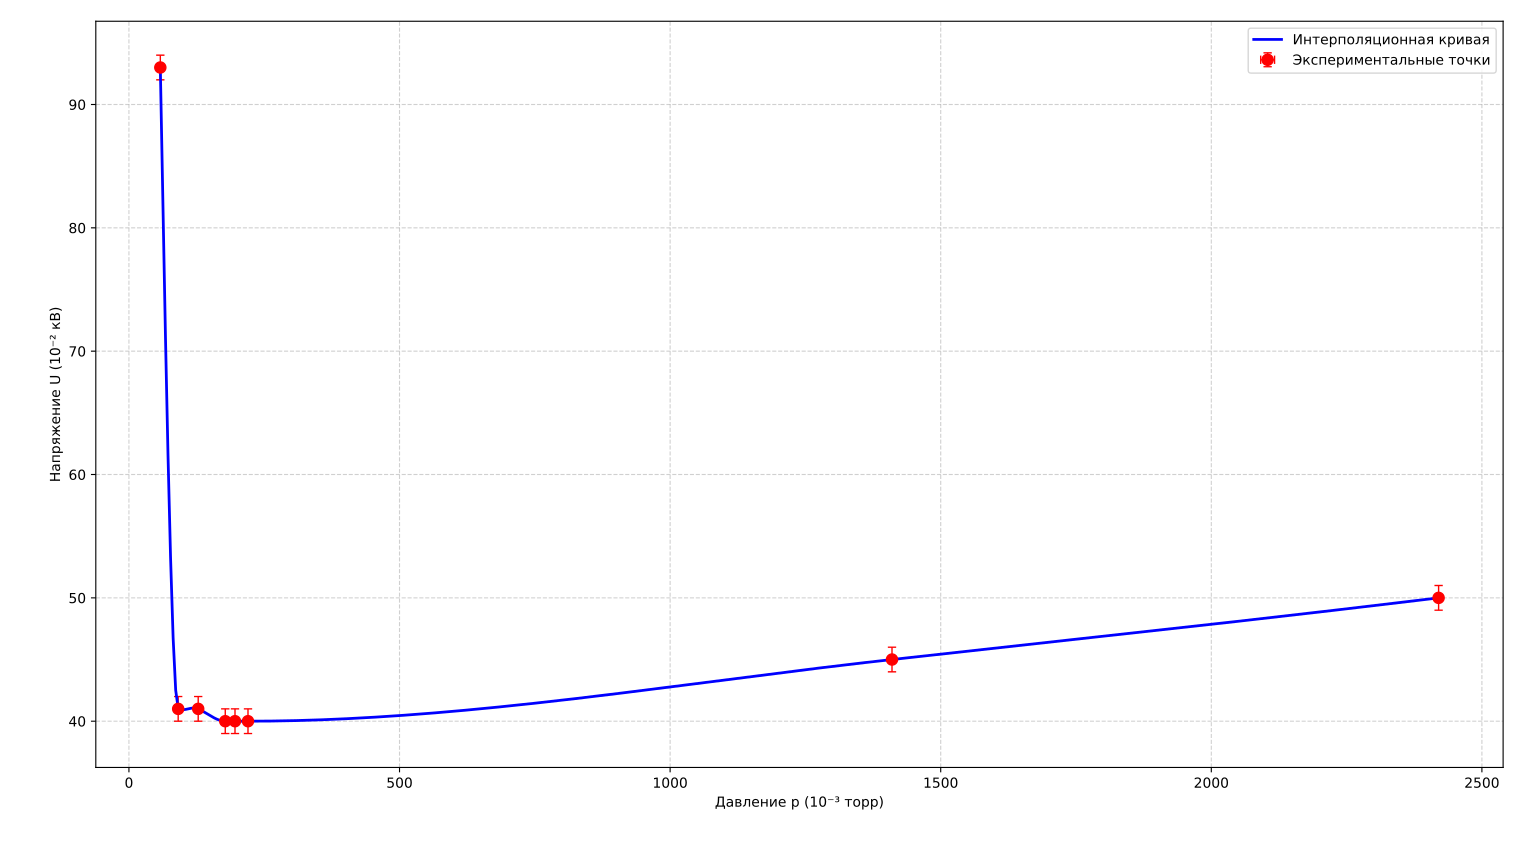

Python code for this plot:
import numpy as np
import matplotlib.pyplot as plt
from scipy.interpolate import Akima1DInterpolator

# Данные: давление в 10⁻³ торр, напряжение в 10⁻² кВ
p = np.array([2420, 1410, 220, 196, 178, 128, 91, 58])
U = np.array([50, 45, 40, 40, 40, 41, 41, 93])

# Погрешности (половина последнего разряда)
dp = np.full_like(p, 1, dtype=int)
dU = np.full_like(U, 1, dtype=int)

# Сортировка по возрастанию давления (для кривой Пашена)
idx = np.argsort(p)
p_sorted = p[idx]
U_sorted = U[idx]
dp_sorted = dp[idx]
dU_sorted = dU[idx]

# Интерполяция Акима
akima = Akima1DInterpolator(p_sorted, U_sorted)

# Плотная сетка для гладкой кривой
p_dense = np.linspace(p_sorted.min(), p_sorted.max(), 500)
U_dense = akima(p_dense)

# Построение графика
plt.figure(figsize=(10, 6))
plt.errorbar(p_sorted, U_sorted, xerr=dp_sorted, yerr=dU_sorted,
             fmt='ro', markersize=8, capsize=3, ecolor='red', elinewidth=1,
             label='Экспериментальные точки')
plt.plot(p_dense, U_dense, 'b-', linewidth=2, label='Интерполяционная кривая')
plt.xlabel('Давление p (10⁻³ торр)')
plt.ylabel('Напряжение U (10⁻² кВ)')
plt.grid(True, linestyle='--', alpha=0.6)
plt.legend()
plt.tight_layout()
plt.show()
